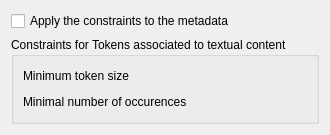
<?xml version="1.0" encoding="UTF-8"?>
<ui version="4.0">
 <class>Config</class>
 <widget class="QWidget" name="Config">
  <property name="geometry">
   <rect>
    <x>0</x>
    <y>0</y>
    <width>330</width>
    <height>124</height>
   </rect>
  </property>
  <property name="windowTitle">
   <string>Form</string>
  </property>
  <layout class="QVBoxLayout" name="verticalLayout_2">
   <item>
    <widget class="QCheckBox" name="ApplyRulesMetadata">
     <property name="text">
      <string>Apply the constraints to the metadata</string>
     </property>
    </widget>
   </item>
   <item>
    <widget class="QGroupBox" name="groupBox">
     <property name="title">
      <string>Constraints for Tokens associated to textual content</string>
     </property>
     <layout class="QVBoxLayout" name="verticalLayout">
      <item>
       <layout class="QHBoxLayout" name="_2">
        <item>
         <widget class="QLabel" name="textLabel2">
          <property name="text">
           <string>Minimum token size</string>
          </property>
          <property name="wordWrap">
           <bool>false</bool>
          </property>
         </widget>
        </item>
        <item>
         <spacer name="spacer3">
          <property name="orientation">
           <enum>Qt::Horizontal</enum>
          </property>
          <property name="sizeType">
           <enum>QSizePolicy::Expanding</enum>
          </property>
          <property name="sizeHint" stdset="0">
           <size>
            <width>0</width>
            <height>20</height>
           </size>
          </property>
         </spacer>
        </item>
        <item>
         <widget class="KIntNumInput" name="MinSize">
          <property name="toolTip">
           <string>Specify the minimum size of tokens.</string>
          </property>
          <property name="whatsThis">
           <string>When a token is contained in the document and its size is lower than this threshold, it is not used for the description.</string>
          </property>
         </widget>
        </item>
       </layout>
      </item>
      <item>
       <layout class="QHBoxLayout" name="horizontalLayout">
        <item>
         <widget class="QLabel" name="label">
          <property name="toolTip">
           <string/>
          </property>
          <property name="whatsThis">
           <string/>
          </property>
          <property name="text">
           <string>Minimal number of occurences</string>
          </property>
         </widget>
        </item>
        <item>
         <spacer name="horizontalSpacer">
          <property name="orientation">
           <enum>Qt::Horizontal</enum>
          </property>
          <property name="sizeHint" stdset="0">
           <size>
            <width>40</width>
            <height>20</height>
           </size>
          </property>
         </spacer>
        </item>
        <item>
         <widget class="KIntNumInput" name="MinOccurs">
          <property name="toolTip">
           <string>Minimal number of occurrences of the token in the document.</string>
          </property>
          <property name="whatsThis">
           <string>Minimal number of occurrences of the token in the document.</string>
          </property>
         </widget>
        </item>
       </layout>
      </item>
     </layout>
    </widget>
   </item>
  </layout>
 </widget>
 <customwidgets>
  <customwidget>
   <class>KIntNumInput</class>
   <extends>QWidget</extends>
   <header>knuminput.h</header>
  </customwidget>
 </customwidgets>
 <resources/>
 <connections/>
</ui>
